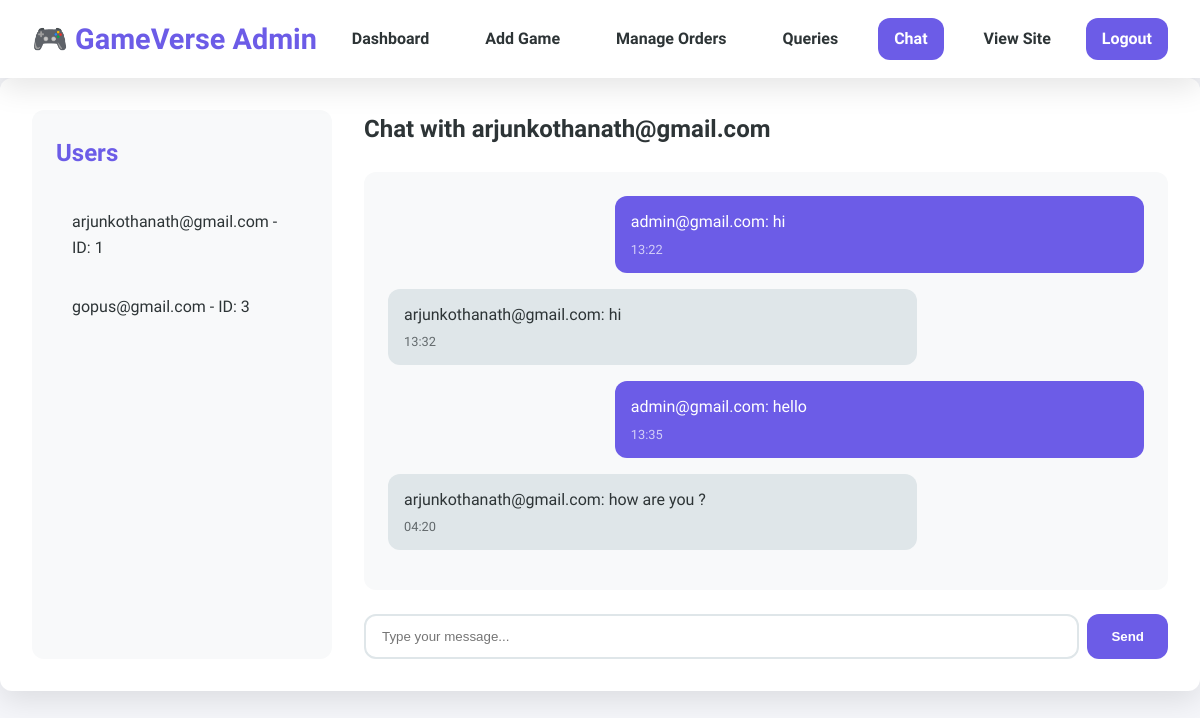
Screenshot of /chatadmin/1/ (signed in) with the database file from the repository.
### myshop/models.py (models this page shows)
class Register(AbstractUser):
    usertype=models.CharField(max_length=10,default="admin")

class Message(models.Model):
    sender  = models.ForeignKey(Register,on_delete=models.CASCADE,related_name="sent_messages")
    receiver  = models.ForeignKey(Register,on_delete=models.CASCADE,related_name="received_messages")
    chat = models.TextField()
    created_at = models.DateTimeField(auto_now_add=True)

### myshop/views.py (the view)
# urls.py: path('chatadmin/', views.chatadmin, name='chatadmin_no_id'),
def chatadmin(request, receiver_id=None):
    users = Register.objects.filter(usertype="user")
    receiver = None
    messages_list = []
    if receiver_id:
        receiver = Register.objects.get(id=receiver_id)
        messages_list = Message.objects.filter(
            (Q(sender=request.user) & Q(receiver=receiver)) |
            (Q(sender=receiver) & Q(receiver=request.user))
        ).order_by('created_at')
    elif users.exists():
        return redirect('chatadmin', receiver_id=users.first().id)
    if request.method == "POST" and receiver:
        message_text = request.POST.get('message')
        if message_text:
            Message.objects.create(sender=request.user, receiver=receiver, chat=message_text)
            return redirect('chatadmin', receiver_id=receiver.id)
    return render(request, 'chatadmin.html', {
    'users': users,
    'receiver': receiver,
    'messages': messages_list,   # Must be present
    'user': request.user         # Needed for `message.sender == user`
})

### myshop/templates/chatadmin.html (shortened to what this page needs)
{% load static %}
<!DOCTYPE html>
<html lang="en">
<head>
  <link rel="stylesheet" href="{% static 'css/admin.css' %}" />
  <link rel="stylesheet" href="{% static 'css/chatadmin.css' %}">
</head>
<body>
  <header class="tophead">
    <div class="logo">🎮 GameVerse Admin</div>
    <nav class="main-nav">
      <a href="/admin">Dashboard</a>
      <a href="/addgame">Add Game</a>
      <a href="/manage">Manage Orders</a>
      <a href="/queries">Queries</a>
      <a href="/adminchat" class="active">Chat</a>
      <a href="/home">View Site</a>
    </nav>
    <div class="header-right">
      <a href="/login" class="login-btn">Logout</a>
    </div>
  </header>
  <div class="container chat-dashboard">
    <div class="user-list">
      <h2>Users</h2>
      <ul>
        {% for u in users %}
          <li>
            <a href="{% url 'chatadmin' u.id %}">{{ u.username }} - ID: {{ u.id }}</a>
          </li>
        {% endfor %}
      </ul>
    </div>
    <div class="chat-box">
      {% if receiver %}
        <h2 class="chat-title">Chat with {{ receiver.username }}</h2>
        <div class="chat-messages">
          {% for message in messages %}
            <div class="chat-message {% if message.sender == user %}sent{% else %}received{% endif %}">
              <p>
                {% if message.sender %}
                  {{ message.sender.username }}: {{ message.chat }}
                {% else %}
                  Unknown sender: {{ message.chat }}
                {% endif %}
              </p>
              <span class="timestamp">{{ message.created_at|date:"H:i" }}</span>
            </div>
          {% empty %}
            <p class="no-messages">No messages yet.</p>
          {% endfor %}
        </div>
        <form method="POST" action="{% url 'chatadmin' receiver.id %}" class="chat-form">
          <input type="text" name="message" placeholder="Type your message..." required>
          <button type="submit">Send</button>
        </form>
      {% else %}
        <h2>Select a user from the list to start chatting.</h2>
      {% endif %}
    </div>
  </div>
</body>
</html>

### myshop/static/css/chatadmin.css (style rules this page uses)
.chat-dashboard { display: flex; gap: 2rem; background-color: white; padding: 2rem; border-radius: var(--border-radius); box-shadow: var(--box-shadow); }
.user-list { flex: 0 0 300px; background-color: #f8f9fa; border-radius: var(--border-radius); padding: 1.5rem; }
.user-list h2 { margin-bottom: 1.5rem; color: var(--primary); }
.user-list ul { list-style: none; }
.user-list li { margin-bottom: 0.5rem; }
.user-list a { display: block; padding: 0.8rem 1rem; text-decoration: none; color: var(--dark); border-radius: var(--border-radius); transition: var(--transition); }
.chat-box { flex: 1; display: flex; flex-direction: column; }
.chat-title { margin-bottom: 1.5rem; }
.chat-messages { flex: 1; padding: 1.5rem; background-color: #f8f9fa; border-radius: var(--border-radius); margin-bottom: 1.5rem; overflow-y: auto; max-height: 500px; }
.chat-message { margin-bottom: 1rem; padding: 0.8rem 1rem; border-radius: var(--border-radius); max-width: 70%; position: relative; }
.chat-message.sent { background-color: var(--primary); color: white; margin-left: auto; }
.chat-message.received { background-color: #dfe6e9; margin-right: auto; }
.timestamp { display: block; font-size: 0.8rem; opacity: 0.7; margin-top: 0.3rem; }
.chat-form { display: flex; gap: 0.5rem; }
.chat-form input { flex: 1; padding: 0.8rem 1rem; border: 2px solid #dfe6e9; border-radius: var(--border-radius); }
.chat-form button { padding: 0.8rem 1.5rem; background-color: var(--primary); color: white; border: none; border-radius: var(--border-radius); cursor: pointer; font-weight: 600; }

### myshop/static/css/base.css (style rules this page uses)
:root { --primary: #6c5ce7; --primary-dark: #5649c0; --secondary: #00cec9; --dark: #2d3436; --light: #f5f6fa; --success: #00b894; --danger: #d63031; --warning: #fdcb6e; --info: #0984e3; --border-radius: 12px; --box-shadow: 0 10px 30px rgba(0, 0, 0, 0.1); --transition: all 0.3s ease; }
* { margin: 0; padding: 0; box-sizing: border-box; }
body { font-family: 'Rajdhani', sans-serif; background-color: var(--light); color: var(--dark); line-height: 1.6; }
.container { max-width: 1200px; margin: 0 auto; padding: 2rem; }
h1, h2, h3, h4 { font-weight: 600; margin-bottom: 1rem; color: var(--dark); }
.tophead { background-color: white; box-shadow: var(--box-shadow); padding: 1rem 2rem; display: flex; justify-content: space-between; align-items: center; position: sticky; top: 0; z-index: 1000; }
.logo { font-size: 1.8rem; font-weight: 600; color: var(--primary); display: flex; align-items: center; gap: 0.5rem; }
.main-nav { display: flex; gap: 1.5rem; }
.main-nav a { text-decoration: none; color: var(--dark); font-weight: 600; padding: 0.5rem 1rem; border-radius: var(--border-radius); transition: var(--transition); }
.main-nav a:hover, .main-nav a.active { color: white; background-color: var(--primary); }
.header-right { display: flex; align-items: center; gap: 1rem; }
.login-btn { background-color: var(--primary); color: white; padding: 0.5rem 1rem; border-radius: var(--border-radius); text-decoration: none; font-weight: 600; transition: var(--transition); }

### rows the page displays
Register: username "arjunkothanath@gmail.com", id "1"
Register: username "gopus@gmail.com", id "3"
Message: sender.username "admin@gmail.com", chat "hi", created_at "13:22"
Message: sender.username "arjunkothanath@gmail.com", chat "hi", created_at "13:32"
Message: sender.username "admin@gmail.com", chat "hello", created_at "13:35"
Message: sender.username "arjunkothanath@gmail.com", chat "how are you ?", created_at "04:20"
